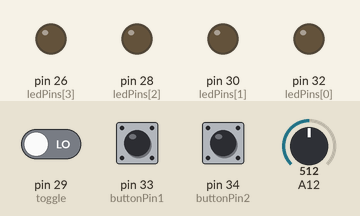
Bench run of a sketch on a simulated Arduino Mega 2560, built with avr-gcc and run on an emulated ATmega2560. On the bench: output pins drawn as LEDs (lit = HIGH). Dashed ring = blinking. Inputs (shaded band) come from the test bench; at power-on: pin 33 (buttonPin1) LOW, pin 34 (buttonPin2) LOW, pin 29 (toggle) LOW, A12 = 512.

Above: at 1.2 s.
1.3 s: pin 33 (buttonPin1) pulled HIGH for 0.15 s
At 1.7 s:
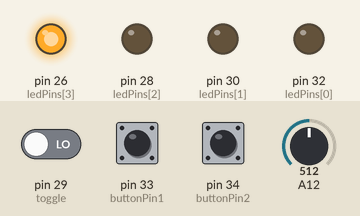
4.4 s: pin 34 (buttonPin2) pulled HIGH for 1 s
At 5.8 s:
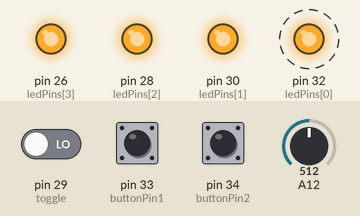
7.4 s: pin 34 (buttonPin2) pulled HIGH for 3.2 s
At 7.8 s:
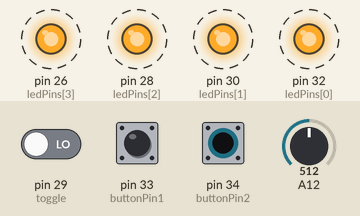
12.1 s: pin 33 (buttonPin1) pulled HIGH for 1 s
At 13.5 s:
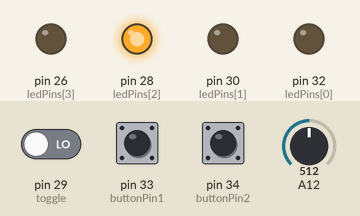
Timing chart, 0 to 17.1 s (numbered marks = the images above; inputs shaded):
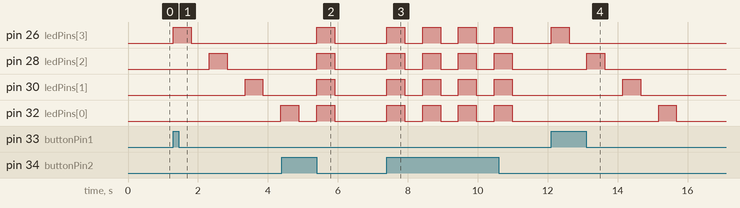

Measured:
- after the input at 1.3 s, pin 26 (ledPins[3]): LOW → HIGH at once, → LOW 0.51 s later; pin 28 (ledPins[2]): LOW → HIGH after 1.0 s, → LOW 0.51 s later; pin 30 (ledPins[1]): LOW → HIGH after 2.0 s, → LOW 0.51 s later; pin 32 (ledPins[0]): LOW → HIGH after 3.1 s
- after the input at 4.4 s, pin 26 (ledPins[3]), pin 28 (ledPins[2]), pin 30 (ledPins[1]): LOW → HIGH after 1.0 s, → LOW 0.51 s later
- after the input at 7.4 s, pin 26 (ledPins[3]), pin 28 (ledPins[2]), pin 30 (ledPins[1]), pin 32 (ledPins[0]): alternates HIGH for 0.51 s and LOW for 0.51 s, 8 changes in all, then stays LOW, starting at once
- after the input at 12.1 s, pin 26 (ledPins[3]): LOW → HIGH at once, → LOW 0.51 s later; pin 28 (ledPins[2]): LOW → HIGH after 1.0 s, → LOW 0.51 s later; pin 30 (ledPins[1]): LOW → HIGH after 2.0 s, → LOW 0.51 s later; pin 32 (ledPins[0]): LOW → HIGH after 3.1 s, → LOW 0.51 s later

The sketch:

Lecture__4.ino
```cpp
int ledPins[4] = {32, 30, 28, 26};
int totalLeds = 4;
int potVal = 0;
int buttonPin1 = 33;
int buttonPin2 = 34;
int toggle = 29;


void setup() {
  for (int i = 0; i < totalLeds; i++) {
    pinMode(ledPins[i], OUTPUT);
  }
  pinMode(buttonPin1, INPUT);
  pinMode(buttonPin2, INPUT);
  pinMode(toggle, INPUT);

}

void loop() {
  potVal = analogRead(A12);

  if (digitalRead(buttonPin2) == HIGH) {
    turnOnLeds();
    delay(potVal);
    turnOffLeds();
    delay(potVal);
  }

  if (digitalRead(toggle) == HIGH) {
    blinkLeds();
  } else {
    blinkLedsBackwards();
  }
}


void blinkLeds() {

  if (digitalRead(buttonPin1) == HIGH) {
    for (int i = 0; i < totalLeds; i++) {
      digitalWrite(ledPins[i], HIGH);
      delay(potVal);
      digitalWrite(ledPins[i], LOW);
      delay(potVal);
    }
  }
}

void blinkLedsBackwards() {
  if (digitalRead(buttonPin1) == HIGH) {
    for (int i = 3; i > -1; i--) {
      digitalWrite(ledPins[i], HIGH);
      delay(potVal);
      digitalWrite(ledPins[i], LOW);
      delay(potVal);
    }
  }
}

void turnOnLeds() {
  for (int i = 0; i < totalLeds; i++) {
    digitalWrite(ledPins[i], HIGH);
  }
}


void turnOffLeds() {
  for (int i = 0; i < totalLeds; i++) {
    digitalWrite(ledPins[i], LOW);
  }
}
```
